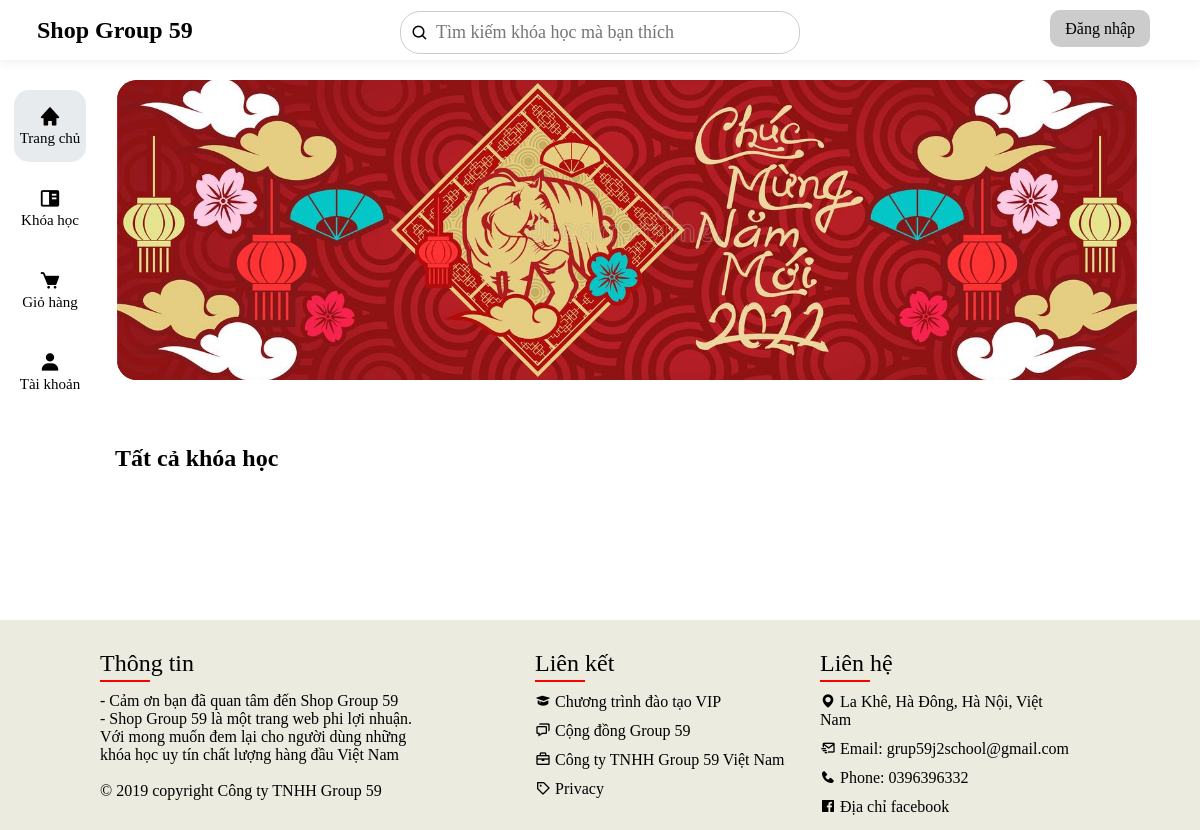
/, run on an earlier commit of the app's database.
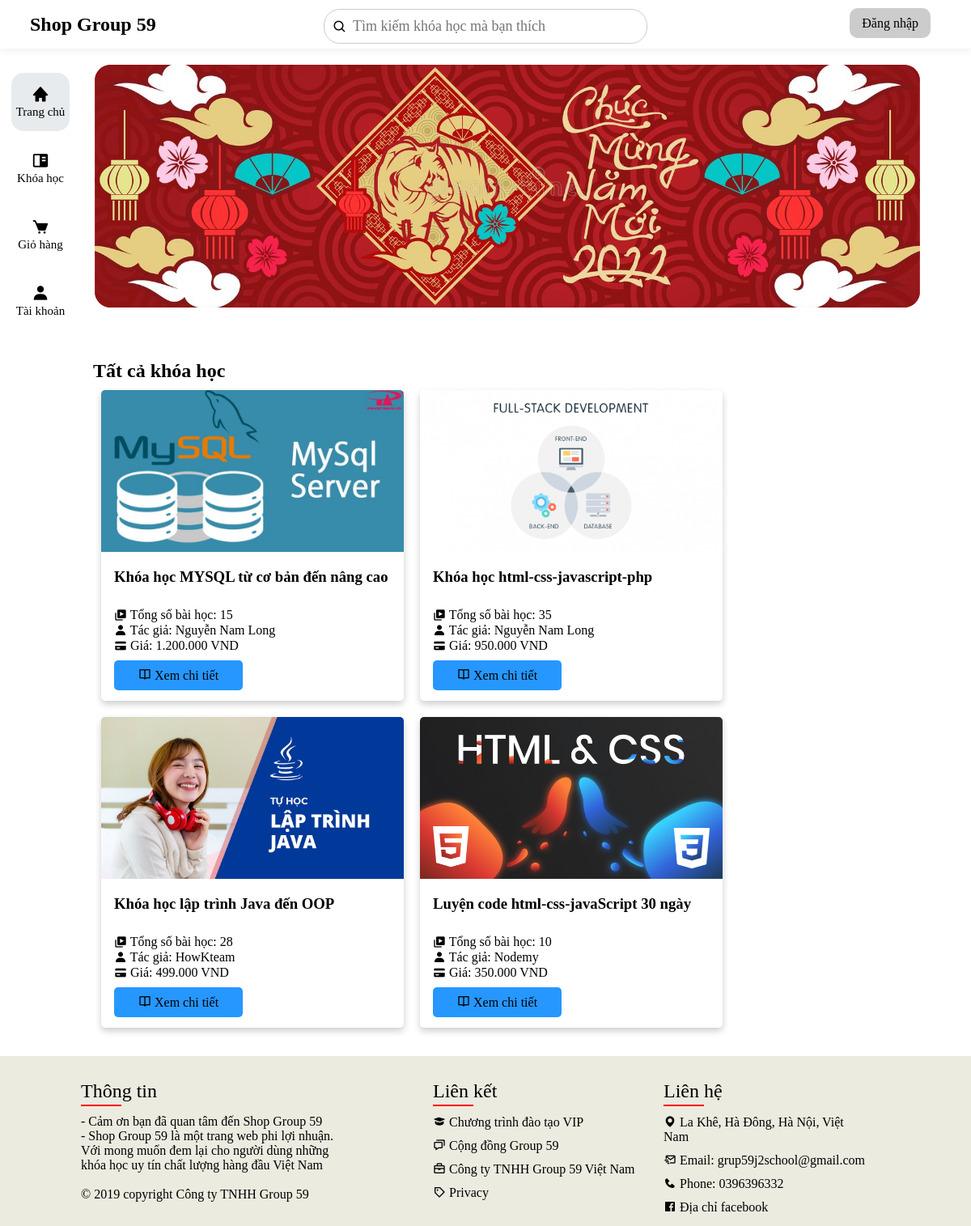
And on a later commit of the database.
### tables this page shows
CREATE TABLE `course` (
  `id_course` int(11) NOT NULL,
  `id_admin` int(11) NOT NULL,
  `name_course` varchar(100) NOT NULL,
  `description_course` text NOT NULL,
  `author` varchar(30) DEFAULT NULL,
  `image_course` varchar(150) NOT NULL,
  `status_course` int(11) NOT NULL,
  `price` int(11) NOT NULL,
  `created_at` timestamp NOT NULL DEFAULT CURRENT_TIMESTAMP
);

### index.php (the view, shortened to what this page needs)
<!DOCTYPE html>
<html lang="en">
<head>
    <link href='https://unpkg.com/boxicons@2.0.7/css/boxicons.min.css' rel='stylesheet'>
    <link rel="stylesheet" href="./css/header.css">
    <link rel="stylesheet" href="./css/index.css">
</head>
<body>
    <?php
    $search = "";
    if (!function_exists('currency_format')) {
        function currency_format($number, $suffix = ' VND')
        {
            if (!empty($number)) {
                return number_format($number, 0, ',', '.') . "{$suffix}";
            }
        }
    }
    require "./public/connect_sql.php";
    $sql = "SELECT course.*, COUNT(lesson.id_course) as number_course FROM `course`
            LEFT OUTER JOIN lesson ON course.id_course = lesson.id_course
            WHERE course.status_course = '1' and (course.name_course like '%$search%' or  lesson.name_lesson like '%$search%')
            GROUP BY course.id_course";
    $all_courses = mysqli_query($connection, $sql);
    ?>
    <?php require "./default/header.php" ?>
    <div class=content>
        <?php require "./default/slide.php" ?>
        <div class="all-course">
            <h2 style="width: 100%">
                <?php if ($search != "") {
                    echo "Tìm kiếm kết quả cho $search";
                } else {
                    echo "Tất cả khóa học";
                }
                ?>
            </h2>
            <?php foreach ($all_courses as $course) { ?>
                <div class="card">
                    <a href="./view_course.php?id=<?php echo $course['id_course'] ?>">
                        <div class="img-preview">
                            <img src="./public/images/upload/<?php echo $course['image_course'] ?>" alt="Avatar" style="width:100%">
                        </div>
                    </a>
                    <div class="container-card">
                        <br>
                        <a href="./view_course.php?id=<?php echo $course['id_course'] ?>">
                            <h3><b><?php echo $course['name_course'] ?></b></h3>
                        </a>
                        <p>
                            <i class='bx bxs-videos'></i>
                            Tổng số bài học:
                            <?php echo $course['number_course'] ?>
                        </p>
                        <p>
                            <i class='bx bxs-user'></i>
                            Tác giả:
                            <?php echo $course['author'] ?>
                        </p>
                        <p>
                            <i class='bx bxs-credit-card'></i>
                            Giá:
                            <?php echo currency_format($course['price']) ?>
                        </p>
                        <br>
                        <a class='btn' href="./view_course.php?id=<?php echo $course['id_course'] ?>">
                            <i class='bx bx-book-open'></i>
                            Xem chi tiết
                        </a>
                    </div>
                </div>
            <?php } ?>
        </div>
    </div>
    <?php require "./default/footer.php" ?>
    </div>
</body>
</html>

### default/header.php (shortened to what this page needs)
<header>
    <h2>Shop Group 59 </h2>
        <form autocomplete="off" id="search" method="get" action="./index.php">
            <i class='search bx bx-search'></i>
            <input type="text" name="search" id="project" placeholder="Tìm kiếm khóa học mà bạn thích" onkeyup="showResult()">
        </form>
    <?php if (isset($_SESSION['name'])) { ?>
        <div class='user-login'>
            <div class='user-avatar'>
                <?php if ($_SESSION['image'] == 'null') { ?>
                    <img src="./public/images/default/avata.png" alt="">
                <?php } else { ?>
                    <img src="./public/images/upload/<?php echo $_SESSION['image'] ?>" alt="">
                <?php } ?>
                <ul class="sub-nav-user menu-select">
                    <li class="sub-nav">
                        <a href="./my_account.php">Tài khoản của tôi</a>
                    </li>
                    <li class="sub-nav">
                        <a href="./my_cart.php">Giỏ hàng của tôi</a>
                    </li>
                    <li class="sub-nav">
                        <a id="btn-logout" style="cursor: pointer">Đăng xuất</a>
                    </li>
                </ul>
            </div>
            <div class='user-name'>
                <?php echo $_SESSION['name'] ?>
            </div>
        </div>
    <?php } else { ?>
        <div class=user>
            <a class="user-a" href="./login_and_register.php">Đăng nhập</a>
        </div>
    <?php } ?>
</header>
<div class="hinder"></div>
<div class="container">
    <ul class="menu-select">
        <li class="li-header" id="home">
            <a id="click_home" href="./index.php">
                <i class='bx bxs-home'></i>
                <br>
                Trang chủ
            </a>
        </li>
        <li class="li-header" id="my-sourse">
            <a href="./my_course.php">
                <i class='bx bxs-book-content'></i>
                <br>
                Khóa học
            </a>
        </li>
        <li class="li-header" id="my-cart">
            <a href="./my_cart.php">
                <i class='bx bxs-cart'></i>
                <br>
                Giỏ hàng
            </a>
        </li>
        <li class="li-header" id="my-account">
            <a id="my-account-click" href="./my_account.php">
                <i class='bx bxs-user'></i>
                <br>
                Tài khoản
            </a>
        </li>
    </ul>
    <div class="tab-left"></div>

### default/slide.php (shortened to what this page needs)
<div class="slide">
    <img src="./public/images/default/banner_tet_2022.jpg" alt="">
</div>

### default/footer.php
<footer>
    <div class="container">
      <div class="noi-dung about">
        <h2>Thông tin</h2>
        <p>
          - Cảm ơn bạn đã quan tâm đến Shop Group 59 <br>
          - Shop Group 59 là một trang web phi lợi nhuận. <br>
          Với mong muốn đem lại cho người dùng những <br>
          khóa học uy tín chất lượng hàng đầu Việt Nam <br>
          <br>
          © 2019 copyright Công ty TNHH Group 59
        </p>
      </div>
      <div class="noi-dung links">
        <h2>Liên kết</h2>
        <ul>
          <li class="li-footer">
            <a href="#">
              <icon class='icon-footer bx bxs-graduation'></icon>
              Chương trình đào tạo VIP
            </a>
          </li>
          <li class="li-footer">
            <a href="https://discord.gg/rqvjTGkG">
              <icon class='icon-footer bx bx-chat'></icon>
              Cộng đồng Group 59
            </a>
          </li>
          <li class="li-footer">
            <a href="https://github.com/phamtienthanhcong/">
              <icon class='icon-footer bx bx-briefcase'></icon>
              Công ty TNHH Group 59 Việt Nam
            </a>
          </li>
          <li class="li-footer">
            <a>
              <icon class='icon-footer bx bx-purchase-tag'></icon>
              Privacy
            </a>
          </li>
        </ul>
      </div>
      <div class="noi-dung noi-dung links">
        <h2>Liên hệ</h2>
        <ul class="info">
          <li class="li-footer">
            <a>
              <icon class='bx bxs-map'></icon>
              La Khê, Hà Đông, Hà Nội, Việt Nam
            </a>
          </li>
          <li class="li-footer">
            <a>
              <icon class='bx bx-mail-send' ></icon>
              Email: grup59j2school@gmail.com
            </a>
          </li>
          <li class="li-footer">
            <a>
              <icon class='bx bxs-phone'></icon>
              Phone: 0396396332
            </a>
          </li>
          <li class="li-footer">
            <a href="https://www.facebook.com/phamtienthanhcong">
              <icon class='bx bxl-facebook-square'></icon>
              Địa chỉ facebook
            </a>
          </li>
        </ul>
      </div>
    </div>
  </footer>

### css/header.css (style rules this page uses)
* { margin: 0; padding: 0; box-sizing: border-box; }
header { width: 100%; height: 60px; box-shadow: rgb(0 0 0 / 7%) 0px 2px 10px; padding: 17px; position: fixed; top: 0; left: 0; background-color: white; z-index: 1; }
.hinder { height: 80px; width: 100%; }
header h2 { display: inline-block; margin-left: 20px; }
#search { width: 400px; height: 43px; border-radius: 20px; border: 1px solid #ccc; margin-left: 50%; transform: translateX(-50%); overflow: hidden; margin-top: -33px; }
#project { width: 100%; height: 100%; display: inline-block; border: none; outline: none; margin-left: 35px; width: 345px; font-size: 18px; font-family: 'Times New Roman', Times, serif; }
#search i { display: inline-block; position: absolute; top: 12px; left: 10px; font-size: 18px; }
.user,.user-login { display: inline-block; position: absolute; right: 50px; top: 20px; }
.user-a { text-decoration: none; padding: 10px 15px; background-color: #ccc; border-radius: 10px; }
.menu-select { width: 100px; height: 500px; position: fixed; }
.tab-left { width: 100px; }
.li-header { width: 72px; height: 72px; margin: auto; margin-top: 10px; border-radius: 15px; display: flex; text-align: center; flex-direction: column; align-items: center; justify-content: center; font-size: 15px; transition: all 0.3s; }
ul li a { text-decoration: none; color: black; }
ul li a i { font-size: 22px; }
.container { width: 100%; display: flex; flex-wrap: wrap; }
.content { width: calc(100% - 100px); min-height: calc(75vh - 70px); float: left; }
footer { margin-top: 10px; position: relative; width: 100%; height: 210px; padding: 30px 100px; background: #ebebe0; justify-content: center; flex-wrap: wrap; bottom:0px; }
footer .container { display: flex; justify-content: space-between; flex-wrap: wrap; flex-direction: row; }
footer .container .noi-dung { margin-right: 30px; }
footer .container .noi-dung.about { width:40%; }
footer .container .noi-dung.about h2 { position: relative; color: black; font-weight: 500; margin-bottom: 15px; }
footer .container .noi-dung.about h2:before { content: ''; position: absolute; bottom: -5px; left: 0; width: 50px; height: 2px; background: #f00; }
footer .container .noi-dung.about p { color: black; }
.links h2 { position: relative; color: black; font-weight: 500; margin-bottom: 15px; }
.links h2::before { content: ''; position: absolute; bottom: -5px; left: 0; width: 50px; height: 2px; background: #f00; }
.links { position: relative; width: 25%; }
.li-footer { list-style: none; }
.li-footer a { color: black; text-decoration: none; margin-bottom: 10px; display: inline-block; }
icon { font-size: 16px; transform: translateY(1px); }

### css/index.css (style rules this page uses)
#home { background-color: #e8ebed; }
.slide { width: calc(100% - 80px); margin-left: 17px; height: 300px; background-color: #99ff33; border-radius: 20px; }
.all-course { margin-top: 50px; width: 100%; padding: 15px; display: flex; flex-wrap: wrap; }
.card { box-shadow: 0 4px 8px 0 rgba(0,0,0,0.2); transition: 0.3s; width: 374px; border-radius: 5px; margin: 10px; padding-bottom: 20px; }
.img-preview { width: 100%; height: 200px; }
img { width: 100%; height: 100%; object-fit: cover; object-position: center; border-radius: 5px 5px 0 0; }
.container-card { padding: 2px 16px; }
.container-card h3 { height: 48px; overflow: hidden; }
p i { transform: translateY(2px); }
.btn { background-color: #2697ff; padding: 10px 30px; border-radius: 5px; transition: all 0.3s; cursor: pointer; }
a { text-decoration: none; color: black; }

### default/slide.php (style rules this page uses)
.slide { overflow: hidden; background-color: #a80808; }
.slide img { width: 100%; height: 100%; object-fit: cover; object-position: center; }

What changed in the data, as far as the page shows it:
added course: image_course (picture), name_course "Khóa học MYSQL từ cơ bản đến nâng cao", number_course "15", author "Nguyễn Nam Long", price "1.200.000 VND"
added course: image_course (picture), name_course "Khóa học html-css-javascript-php", number_course "35", author "Nguyễn Nam Long", price "950.000 VND"
added course: image_course (picture), name_course "Khóa học lập trình Java đến OOP", number_course "28", author "HowKteam", price "499.000 VND"
added course: image_course (picture), name_course "Luyện code html-css-javaScript 30 ngày", number_course "10", author "Nodemy", price "350.000 VND"
